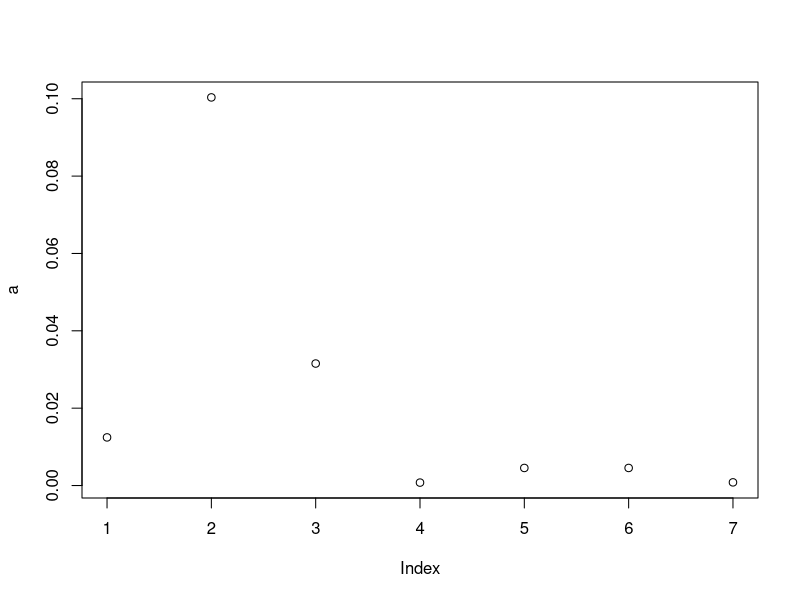
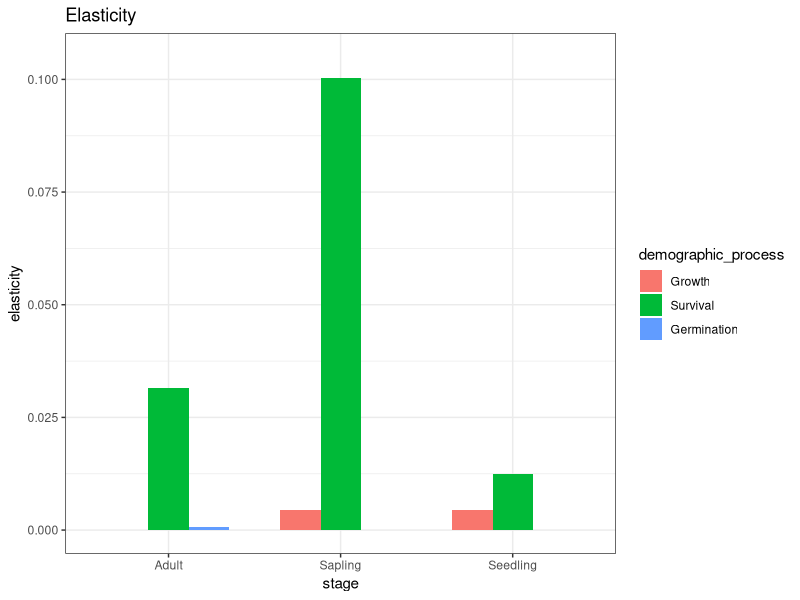

Write the R code that produced these figures, in order.
# Averaging Elasticities over randomly generated parameters
# using Latin hypercube sampling

library(lhs)

highHarvestFecundity <- 0.85 # Multiplier for fecundity rate for Adult trees under HIGH harvest
highHarvestSurvival <- 0.9 # Multiplier for survival rate of Adult trees under HIGH harvest
agoutiGrowth <- 1.1 # Growth rate of Agoutis in logistic model

lowHunting <- 0.1 # Percentage of agoutis hunted during LOW hunting
highHunting <- 0.25 # Percentage of agoutis hunted during HIGH hunting


seedlingCapacity <- 5000 # Carrying Capacities. Tree capacities don't matter as much.
saplingCapacity <- 500
adultCapacity <- 100
agoutiCapacity <- 5200
perc <- 0.9
ylimit <- 1 # For plotting

seedlingInit <- perc * seedlingCapacity#5000 # Initial Populations
saplingInit <- perc * saplingCapacity#500
adultInit <- perc * adultCapacity#100
agoutiInit <- perc * agoutiCapacity#5000
#agoutiInit <- 5000


m <- 0.05    # m is the desired proportion at which sigmoid(m) = m . Ideally it is small (~0.01-0.05).
agouti_to_PlantSteepness <- -(log(1-m)-log(m))/((m-0.5)*agoutiCapacity) # Steepness needed for sigmoid(m) = m
plant_to_AgoutiSteepness <- -(log(1-m)-log(m))/((m-0.5)*adultCapacity)  # Steepness needed for sigmoid(m) = m
#This formula above is derived from logistic function with "x = m*CAP" , "x0 = .5*CAP" , "y = m" , and solving for k. (CAP = carrying capacity)

time_end <- 100 # Length of simulation in years
maxt <- 100 #controls the markovChain

high_harv <- matrix(1, nrow = 17, ncol = 17)

##The Original 17-Stage Matrix from Zuidema and high-harvest multiplier---------------------------------
plant_S_mat <- matrix( 0, nrow = 17, ncol = 17)
diag(plant_S_mat) <- c(0.455, 0.587, 0.78, 0.821, 0.941, 0.938, 0.961, 0.946, 0.94, 0.937, 0.936, 0.966, 0.968, 0.971, 0.965, 0.967, 0.985)
plant_S_mat[cbind(2:17,1:16)] <- matrix(c(0.091, 0.147, 0.134, 0.167, 0.044, 0.047, 0.034, 0.049, 0.055, 0.058, 0.059, 0.029, 0.027, 0.024, 0.020, 0.018))
plant_S_mat[1,12:17] <- matrix( c(12.3, 14.6, 16.9, 19.3, 22.3, 26.6) )
high_harv[1,12:17] <- highHarvestFecundity 
high_harv[cbind(12:17,12:17)] <- highHarvestSurvival # Multiplier for survival rate of Adult trees
plant_mat_low <- plant_S_mat
plant_mat_high <- plant_S_mat * high_harv


sigmoid <- function(k, x0, x) 
{
  1/(1+exp(-k*(x-x0))) #k: steepness #x0 = midpoint
} 

sigmoidMat <- function(k, x0, X) 
{
  1/(1+exp(-k*(X-x0))) #k: steepness #x0 = midpoint
} 


###===========================================================================
### Sensitivity Matrix
###===========================================================================
sensitivity_matrix <- function(A)
{
  # Computes the Sensitivity and Elasticity Matrices by method specified by Caswell 2001
  #   Chapter 9.
  #
  # Inputs:
  #   A : (n,n) matrix
  #
  # Returns:
  #   A list with 3 items:
  #     sensMat : (n,n) matrix
  #                 i,j values are sensitivity values for each i,j element of A
  #
  #     elasMat : (n,n) matrix
  #                 i,j values are elasticity values for each i,j element of A
  #
  #     stableAge : (n) vector
  #                 The stable Age distribution for A
  
  eigvals <- eigen(A)$values
  eigvecs <- eigen(A)$vectors
  W <- eigvecs
  
  sensMat <- matrix(0, nrow = nrow(A), ncol = ncol(A))
  diag(sensMat) <- c(eigvals)
  
  dominant <- 0
  for (i in eigvals)
  {
    dominant <- max(sqrt(Re(i*Conj(i))), dominant)
  }
  finalCount <- which(eigvals==dominant) # The index of dominant eigenvalue.
  
  V <- Conj(solve(W)) # solve() finds inverse matrix
  w <- matrix(W[,finalCount])
  v <- matrix(Re(V[finalCount,]))
  
  sensMat <- Re(v %*% t(w))
  
  elasMat <- (sensMat * A) / dominant
  
  return(elasMat)
}
###===========================================================================


###===========================================================================
### Elasticity Latin Hypercube Averaging
###===========================================================================
# Parameter multipliers are in following order:
#   1.  Adult Survival under Harvest --- [0.85, 0.99]
#   2.  Germination under Harvest --- [10, 25] ?
#   3.  Animal proportion of carrying capacity --- [0, 1]
#   4.  Steepness of sigmoid --- [0.03, 0.1]
#   5.  Sapling-Adult Transition Prob --- [0.03, 0.4]

# Saved for later:
#   5.  Seedling Survival Probabilities --- []
#   6.  Sapling Survival Probabilities  --- []
#   7.  Adult Survival Probabilities --- []
#   8.  Seedling Transition Probabilities --- []
#   9.  Sapling Transition Probabilties --- []
#   10. Adult Transition Probabilities --- []

elas_lhs <- function(X) # X is LHS matrix (each row is a parameter set multiplier)
{
  plantMat <- plant_S_mat
  plantMat <- plantMat
  
  AdultSurvElas <- c()
  SaplingSurvElas <- c()
  SeedlingSurvElas <- c()
  
  GerminationElas <- c()
  
  SeedlingTransElas <- c()
  SaplingTransElas <- c()
  AdultTransElas <- c()
  
  for (i in 1:nrow(X))
  {
    plantMat[cbind(12:17,12:17)] <- X[i, 1] * (.99 - .85) + .85 # Adult Survival... # Mapping [0,1] to [0.85,0.99]
    plantMat[1,12:17] <- X[i, 2] * (25 - 1) + 1 # Adult Germination... # Mapping [0,1] to [10,25]
    m <- X[i, 4] * (0.1 - 0.03) + 0.03 # Steepness of Sigmoid... # Mapping [0,1] to [0.01,0.05]
    sapAdultTrans <- X[i, 5] * (0.4 - 0.03) + 0.03 # Sapling to Adult Transition Prob
    
    agouti_to_PlantSteepness <- -(log(1-m)-log(m))/(m-0.5) # Steepness needed for sigmoid(m) = m

    plantMat[1,12:17] <- sigmoid(agouti_to_PlantSteepness, 1/2, X[i, 3]) # Sigmoid using X[,3]
    
    elas <- sensitivity_matrix(plantMat) # Getting elasticity matrix

    # Getting the proper elasticity values for each parameter set    
    SeedlingSurvElas[i] <- mean(elas[cbind(1:4,1:4)])    
    SaplingSurvElas[i] <- mean(elas[cbind(5:11,5:11)])
    AdultSurvElas[i] <- mean(elas[cbind(12:17,12:17)])
    
    GerminationElas[i] <- mean(elas[1,12:17])
    
    SeedlingTransElas[i] <- mean(elas[cbind(2:5,1:4)])
    SaplingTransElas[i] <- mean(elas[cbind(6:12,5:11)])
    AdultTransElas[i] <- mean(elas[cbind(13:17,12:16)])
  }
  
  # Averaging elasticity values over ALL parameter sets
  avgSeedlingSurvElas <- mean(SeedlingSurvElas)    
  avgSaplingSurvElas <- mean(SaplingSurvElas)
  avgAdultSurvElas <- mean(AdultSurvElas)
  
  avgGerminationElas <- mean(GerminationElas)
  
  avgSeedlingTransElas <- mean(SeedlingTransElas)
  avgSaplingTransElas <- mean(SaplingTransElas)
  avgAdultTransElas <- mean(AdultTransElas)

  # Returns average elasticity values of interest
  return(c(avgSeedlingSurvElas, avgSaplingSurvElas, avgAdultSurvElas, avgGerminationElas, avgSeedlingTransElas, avgSaplingTransElas, avgAdultTransElas))
}


# This function uses less of a 'for loop'
# elas_lhs_better <- function(X)
# {
#   numSamples <- nrow(X)
#   
#   plantMat <- array(0, dim = c(numSamples, 17, 17)) # First index is which sample
#   
#   AdultSurvElas <- matrix(numeric(numSamples))
#   SaplingSurvElas <- matrix(numeric(numSamples))
#   SeedlingSurvElas <- matrix(numeric(numSamples))
#   
#   GerminationElas <- matrix(numeric(numSamples))
#   
#   SeedlingTransElas <- matrix(numeric(numSamples))
#   SaplingTransElas <- matrix(numeric(numSamples))
#   AdultTransElas <- matrix(numeric(numSamples))
#   
#   agouti_to_PlantSteepness <- matrix(numeric(numSamples))
#   
#   
#   plantMat[, cbind(12:17, 12:17)] <- 5#X[, 1] * (.99 - .85) + .85 # Adult Survival... # Mapping [0,1] to [0.85,0.99]
#   plantMat[, 1, 12:17] <- X[, 2] * (25 - 10) + 10 # Adult Germination... # Mapping [0,1] to [10,25]
#   m <- X[, 4] * (0.1-0.03) + 0.03 # Steepness of Sigmoid... # Mapping [0,1] to [0.01,0.05]
#     
#   agouti_to_PlantSteepness <- -(log(1-m)-log(m))/(m-0.5) # Steepness needed for sigmoid(m) = m
#     
#   plantMat[, 1, 12:17] <- sigmoidMat(agouti_to_PlantSteepness, 1/2, X[, 3]) # Sigmoid using X[,3]
# 
#   elas <- matrix(numeric(numSamples))
#   
#   for (i in 1:numSamples)
#   {
#     elas[i] <- sensitivity_matrix(plantMat[i,,])
#   }
# 
#   # Getting the proper elasticity values for each parameter set
#   SeedlingSurvElas <- mean(elas[,cbind(1:4,1:4)])    
#   SaplingSurvElas <- mean(elas[,cbind(5:11,5:11)])
#   AdultSurvElas <- mean(elas[,cbind(12:17,12:17)])
#     
#   GerminationElas <- mean(elas[,1,12:17])
#     
#   SeedlingTransElas <- mean(elas[,cbind(2:5,1:4)])
#   SaplingTransElas <- mean(elas[,cbind(6:12,5:11)])
#   AdultTransElas <- mean(elas[,cbind(13:17,12:16)])
#   
#   # Averaging elasticity values over all parameter sets
#   avgSeedlingSurvElas <- mean(SeedlingSurvElas)    
#   avgSaplingSurvElas <- mean(SaplingSurvElas)
#   avgAdultSurvElas <- mean(AdultSurvElas)
#   
#   avgGerminationElas <- mean(GerminationElas)
#   
#   avgSeedlingTransElas <- mean(SeedlingTransElas)
#   avgSaplingTransElas <- mean(SaplingTransElas)
#   avgAdultTransElas <- mean(AdultTransElas)
#   
#   return(c(avgSeedlingSurvElas, avgSaplingSurvElas, avgAdultSurvElas, avgGerminationElas, avgSeedlingTransElas, avgSaplingTransElas, avgAdultTransElas))
# }
###===========================================================================

lhSample <- t(randomLHS(5, 10000)) # Doing the Latin Hypercube Sampling. (Needs to be transposed)
a <- elas_lhs(lhSample)
plot(a)

library(ggplot2)

grouped_bar_code <- function(seedSurv, seedSapTrans, sapSurv, sapAdultTrans, adultSurv, germ)
{
  # create a dataset
  stage=c(rep("Seedling" , 3) , rep("Sapling" , 3) , rep("Adult" , 3))
  demographic_process=factor(rep(c("Growth" , "Survival" , "Germination") , 3), levels = c("Growth" , "Survival" , "Germination"))
  elasticity=(c(seedSapTrans, seedSurv, 0,sapAdultTrans, sapSurv, 0, 0, adultSurv, germ)) #Put the values here
  data=data.frame(stage,demographic_process,elasticity)
  colnames(data) <- c( "Stage", "Demographic Process", "Elast")
  
  # Grouped
  ggplot(data, aes(fill=demographic_process, y=elasticity, x=stage)) +
    geom_bar(position=position_dodge(width = 0.7), stat="identity", width = 0.7) + ggtitle(paste("Elasticity")) +ylim(0,0.105) + theme_bw()
  #  p <- p + theme_bw()
  #  ggsave(p, filename = 'ElasBarPlot.png')#, bg = 'transparent')
  #  p
}

grouped_bar_code( a[1], a[5], a[2], a[6], a[3], a[4])
